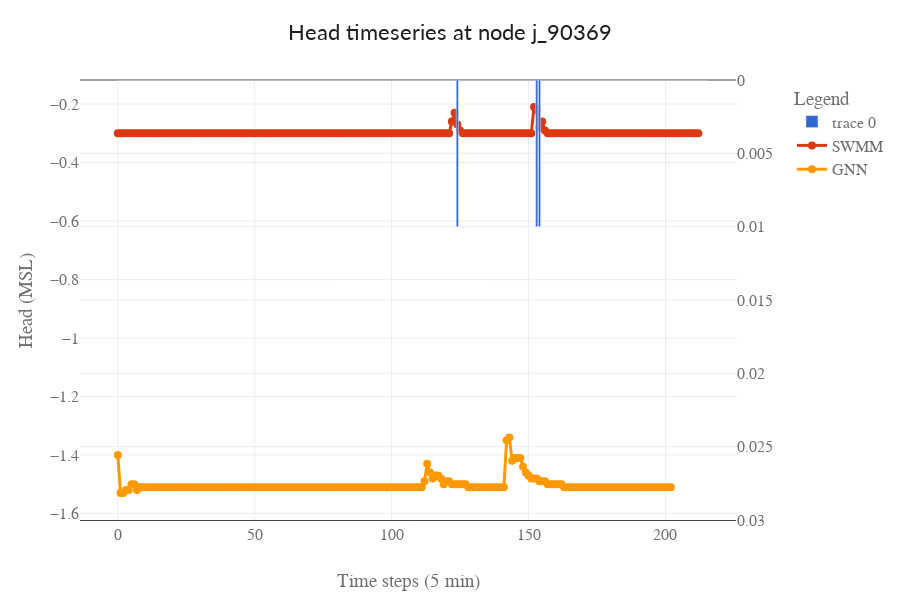

The code cell stored with this chart in its notebook:
### Code cell
node =  'j_90369'
vis.plot_heads_timeseries(swmm_heads_pd, predicted_heads_pd, runoff_pd, node)

### Figure 1 — Plotly figure (JSON) as saved in the notebook; plotly's stock layout.template omitted (floating-point values rounded to 4 significant figures; data arrays with more than 128 entries replaced by an {"elided": "..."} marker saying what was removed)
{"data": [{"type": "bar", "x": {"elided": "216 int values"}, "xaxis": "x", "y": {"elided": "216 float values"}, "yaxis": "y2"}, {"line": {"width": 3}, "marker": {"size": 8}, "mode": "lines+markers", "name": "SWMM", "type": "scatter", "x": {"elided": "213 int values"}, "xaxis": "x", "y": {"elided": "213 float values"}, "yaxis": "y"}, {"line": {"width": 3}, "marker": {"size": 8}, "mode": "lines+markers", "name": "GNN", "type": "scatter", "x": {"elided": "203 int values"}, "xaxis": "x", "y": {"elided": "203 float values"}, "yaxis": "y"}], "layout": {"height": 600, "legend": {"title": {"text": "Legend"}}, "margin": {"b": 80, "l": 80, "r": 80, "t": 80}, "title": {"text": "Head timeseries at node j_90369"}, "width": 900, "xaxis": {"anchor": "y", "domain": [0, 0.94], "title": {"text": "Time steps (5 min)"}}, "yaxis": {"anchor": "x", "domain": [0, 1], "title": {"text": "Head (MSL)"}}, "yaxis2": {"anchor": "x", "overlaying": "y", "range": [0.03, 0], "side": "right"}}}
